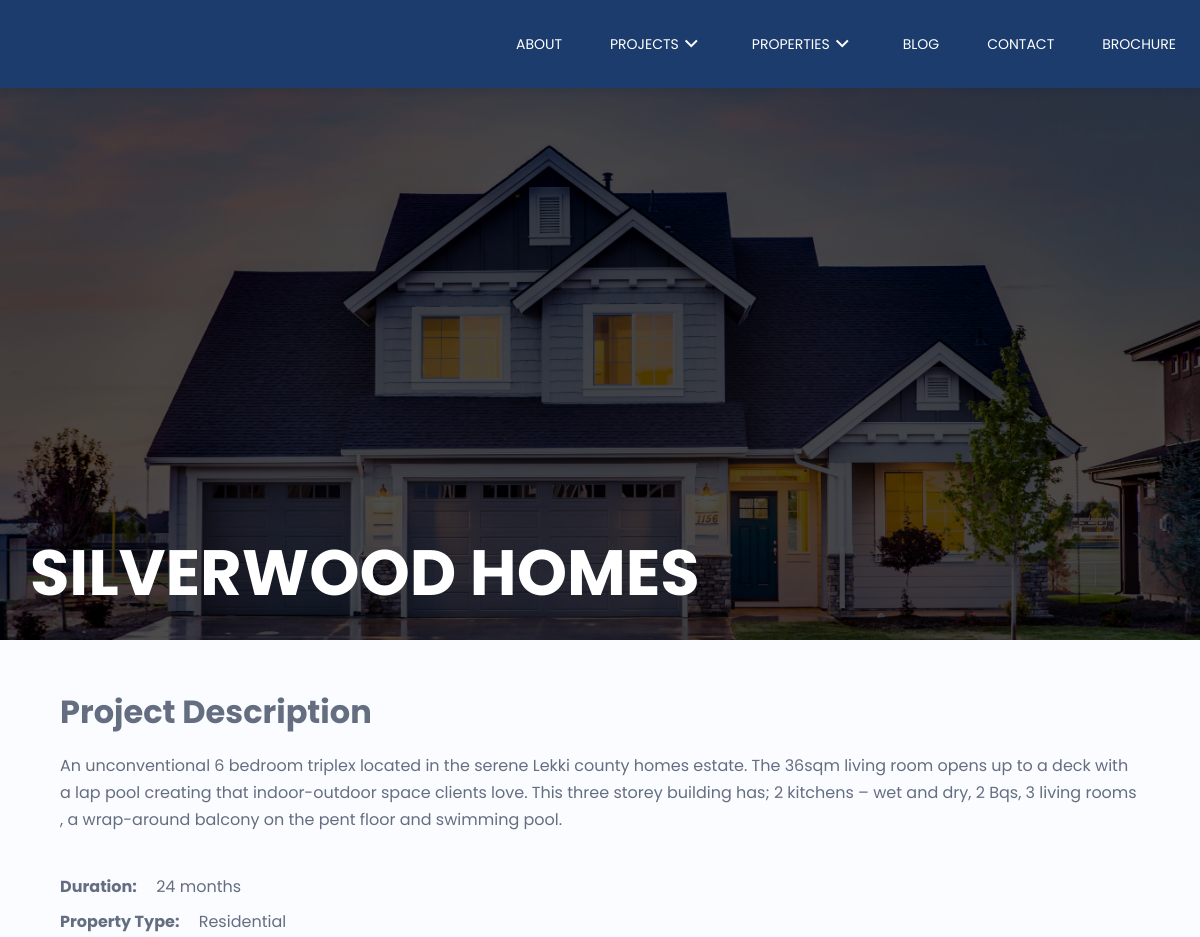
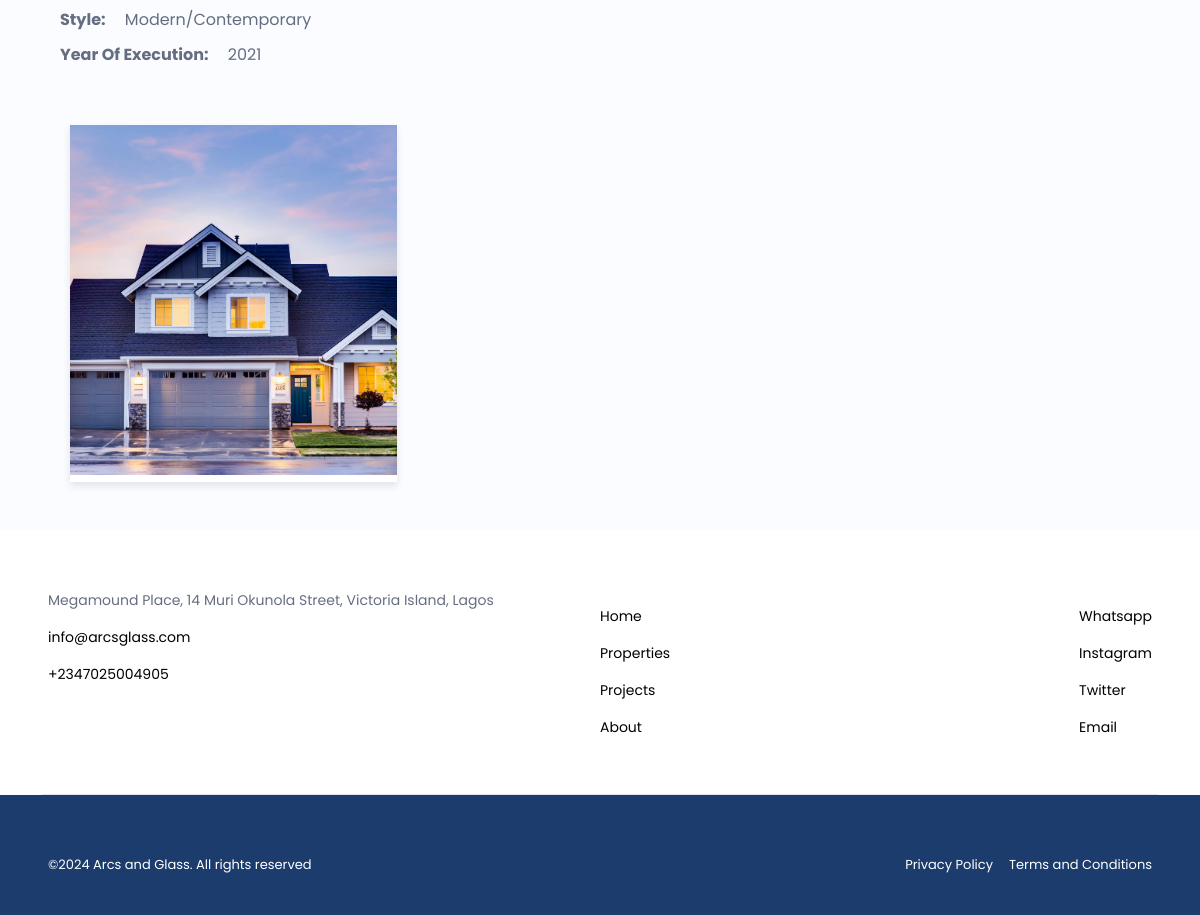
The app's page /project_info/silverwood_homes with its own data (2 pictures, top to bottom).
### app/models.py (models this page shows, shortened)
class Project(models.Model):
    name = models.CharField(max_length=50)
    slug = models.SlugField(unique=True, max_length=255)
    description = models.TextField()
    duration = models.CharField(max_length=20, null=True)
    property_type = models.CharField(max_length=20, null=True)
    style = models.CharField(max_length=50, null=True)
    year_of_execution = models.CharField(max_length=20, null=True)
    created_at = models.DateTimeField(auto_now_add=True, editable=False)

class ProjectImage(models.Model):
    project = models.ForeignKey(Project, on_delete=models.CASCADE, related_name="project_images")
    image = models.ImageField(upload_to="project")

class SiteInfo(models.Model):
    address = models.CharField(max_length=255)
    email = models.EmailField()
    phone_number = models.CharField(max_length=100)
    instagram = models.CharField(max_length=100)
    twitter = models.CharField(max_length=100)
    whatsapp = models.CharField(max_length=100)
    about_us = models.TextField(default="")

### app/views.py (the view)
# urls.py: path('project_info/<str:slug>', views.project_info, name='project_info'),
def project_info(request, slug):
    site_info = SiteInfo.objects.first()
    project = get_object_or_404(Project, slug=slug)
    nav_latest_projects = Project.objects.all().order_by("-created_at")[:3]
    nav_latest_properties = Property.objects.all().order_by("-created_at")[:3]
    return render(
        request,
        "project_info.html",
        context={
            "site_info": site_info,
            "project": project,
            "nav_latest_projects": nav_latest_projects,
            "nav_latest_properties": nav_latest_properties,
        },
    )

### app/templates/project_info.html (shortened to what this page needs)
{% extends 'home_template.html' %}
{% load static %}
{% block head %}
  <link rel="stylesheet" href="{% static './assets/css/lightbox.css' %}" />
  <link rel="stylesheet" href="{% static './assets/css/projects.css' %}" />
  <link href="https://cdn.jsdelivr.net/npm/remixicon@4.3.0/fonts/remixicon.css" rel="stylesheet" />
  <link rel="stylesheet" type="text/css" href="https://cdn.jsdelivr.net/npm/slick-carousel@1.8.1/slick/slick.css" />
  <link rel="stylesheet" type="text/css" href="https://cdn.jsdelivr.net/npm/slick-carousel@1.8.1/slick/slick-theme.css" />
{% endblock %}
{% block content %}
  <section class="project-section">
    <div class="overlay"></div>
    <img src="{{ project.project_images.first.image.url }}" alt="About Us Background" class="background-img" />
    <div class="content">
      <h1 style="text-transform: uppercase;">{{ project.name }}</h1>
    </div>
  </section>
  <div class="project-details">
    <h1>Project Description</h1>
    <p>{{ project.description }}</p>
    <ul style="margin-top: 40px !important;">
      <li>
        <span style="font-weight: bold; display: inline-block; margin-right: 15px; margin-bottom: 10px">Duration:</span> <span style="font-weight: normal;">{{ project.duration }}</span>
      </li>
      <li>
        <span style="font-weight: bold; display: inline-block; margin-right: 15px; margin-bottom: 10px">Property Type:</span> <span style="font-weight: normal">{{ project.property_type }}</span>
      </li>
      <li>
        <span style="font-weight: bold; display: inline-block; margin-right: 15px; margin-bottom: 10px">Style:</span> <span style="font-weight: normal">{{ project.style }}</span>
      </li>
      <li>
        <span style="font-weight: bold; display: inline-block; margin-right: 15px; margin-bottom: 10px">Year Of Execution:</span> <span style="font-weight: normal">{{ project.year_of_execution }}</span>
      </li>
    </ul>
  </div>
  <div class="card-container carousel-item">
    {% for project_image in project.project_images.all %}
      <div class="card">
        <img src="{{ project_image.image.url }}" alt="Card 1 Image" />
      </div>
    {% endfor %}
  </div>
{% endblock %}

### app/templates/home_template.html (shortened to what this page needs)
{% load static %}
<!DOCTYPE html>
<html lang="en">
  <head>
    <link rel="stylesheet" href="{% static './assets/css/nav.css' %}" />
    <link rel="stylesheet" href="{% static './assets/css/footer.css' %}" />
    {% block head %}
    {% endblock %}
    <link rel="stylesheet" href="{% static './assets/css/global.css' %}" />
    <link href="https://cdn.jsdelivr.net/npm/remixicon@4.3.0/fonts/remixicon.css" rel="stylesheet" />
  </head>
  <body>
    {% include 'home_nav.html' with nav_latest_projects=nav_latest_projects nav_latest_properties=nav_latest_properties %}
    {% block content %}
    {% endblock %}
    {% include 'footer.html' with site_info=site_info %}
  </body>
</html>

### app/templates/home_nav.html (shortened to what this page needs)
{% load static %}
{% load custom_tags %}
<header class="header">
  <nav class="nav container">
    <div class="nav__data">
    </div>
    <div class="nav__menu" id="nav-menu">
      <ul class="nav__list">
        <li>
          {% if 'about' in request.path %}
            <a href="{% url 'about' %}" class="nav__link active__link">ABOUT</a>
          {% else %}
            <a href="{% url 'about' %}" class="nav__link">ABOUT</a>
          {% endif %}
        </li>
        <li class="dropdown__item">
          {% if 'projects' in request.path %}
            <a class="nav__link active__link" href="{% url 'projects' %}">PROJECTS <i class="ri-arrow-down-s-line dropdown__arrow"></i></a>
          {% else %}
            <a class="nav__link" href="{% url 'projects' %}">PROJECTS <i class="ri-arrow-down-s-line dropdown__arrow"></i></a>
          {% endif %}
        </li>
        <li class="dropdown__item">
          {% if 'properties' in request.path %}
            <a class="nav__link active__link" href="{% url 'properties' %}">PROPERTIES <i class="ri-arrow-down-s-line dropdown__arrow"></i></a>
          {% else %}
            <a class="nav__link" href="{% url 'properties' %}">PROPERTIES <i class="ri-arrow-down-s-line dropdown__arrow"></i></a>
          {% endif %}
        </li>
        <li>
          {% if 'blog' in request.path %}
            <a class="nav__link active__link" href="{% url 'blog' %}">BLOG</a>
          {% else %}
            <a class="nav__link" href="{% url 'blog' %}">BLOG</a>
          {% endif %}
        </li>
        <li class="dropdown__item">
          {% if 'contact' in request.path %}
            <a class="nav__link active__link" href="{% url 'contact' %}">CONTACT</a>
          {% else %}
            <a class="nav__link" href="{% url 'contact' %}">CONTACT</a>
          {% endif %}
        </li>
        <li class="dropdown__item">
          <a class="nav__link" href="{% static 'assets/doc/brochure.pdf' %}">Brochure</a>
        </li>
      </ul>
    </div>
  </nav>
</header>

### app/templates/footer.html (shortened to what this page needs)
<footer>
    <div class="footer">
      <div class="start">
        <p>
            {{ site_info.address }}
        </p>
        <ul>
          <li>
            <a href="mailto:{{ site_info.email }}">{{ site_info.email }}</a>
          </li>
          <li>
            <a href="tel:{{ site_info.phone_number }}">{{ site_info.phone_number }}</a>
          </li>
        </ul>
      </div>
      <div class="center">
        <ul>
          <li>
            <a href="{% url 'index' %}">Home</a>
          </li>
          <li>
            <a href="{% url 'properties' %}">Properties</a>
          </li>
          <li>
            <a href="{% url 'projects' %}">Projects</a>
          </li>
          <li>
            <a href="{% url 'about' %}">About</a>
          </li>
        </ul>
        <ul>
          <li>
            <a href="{{ site_info.whatsapp }}">Whatsapp</a>
          </li>
          <li>
            <a href="{{ site_info.instagram }}">Instagram</a>
          </li>
          <li>
            <a href="{{ site_info.twitter }}">Twitter</a>
          </li>
          <li>
            <a href="mailto:{{ site_info.email }}">Email</a>
          </li>
        </ul>
      </div>
    </div>
    <div class="footer_last">
      <p>
        &copy;Arcs and Glass. All rights reserved
      </p>
      <ul>
        <li>
          <a href="{% url 'index' %}">Privacy Policy</a>
        </li>
        <li>
          <a href="{% url 'index' %}">Terms and Conditions</a>
        </li>
      </ul>
    </div>
  </footer>

### static/assets/css/nav.css (style rules this page uses)
.nav { height: var(--header-height); }
.nav__data { height: 100%; display: flex; justify-content: space-between; align-items: center; }
.nav__link { color: white; padding: 1.25rem 1.5rem; display: flex; justify-content: space-between; align-items: center; transition: background-color 0.3s; font-size: 14px; text-transform: uppercase; }
.dropdown__arrow { font-size: 1.5rem; font-weight: initial; transition: transform 0.4s; display: none; }
@media screen and (min-width: 1118px) { .nav { height: calc(var(--header-height) + 2rem); display: flex; justify-content: space-between; } }
@media screen and (min-width: 1118px) { .nav__list { display: flex; column-gap: 3rem; height: 100%; } }
@media screen and (min-width: 1118px) { .nav li { display: flex; } }
@media screen and (min-width: 1118px) { .nav__link { padding: 0; } }
@media screen and (min-width: 1118px) { .dropdown__item { cursor: pointer; } }
@media screen and (min-width: 1118px) { .dropdown__arrow { display: block; } }
@media screen and (min-width: 1152px) { .container { margin: 0 4rem; } }

### static/assets/css/footer.css (style rules this page uses)
* { margin: 0; padding: 0; box-sizing: border-box; font-family: 'Poppins'; }
html, body { overflow-x: hidden; }
ul { list-style: none; padding-left: 0 !important; }
a { color: #000; text-decoration: none; }
.footer { display: flex; justify-content: space-between; background-color: #fff; background-image: none; margin-left: 0; margin-right: 0; padding: 60px 4% 40px; position: relative; font-size: 14px; }
.footer .start { width: 50%; }
.footer .center { width: 50%; display: flex; justify-content: space-between; }
.footer ul li { margin: 1rem 0; }
.footer_last { display: flex; justify-content: space-between; padding: 60px 4% 40px; font-size: 13px; background-color: #1b3c6c; color: #fff; }
.footer_last a { color: #fff; }
.footer_last ul { display: flex; gap: 1rem; }

### static/assets/css/projects.css (style rules this page uses)
.project-section { position: relative; width: 100%; height: 80vh; overflow: hidden; }
.background-img { width: 100%; height: 100%; object-fit: cover; }
.project-section .overlay { position: absolute; top: 0; left: 0; width: 100%; height: 100%; opacity: 1; background: rgba(0, 0, 0, 0.7); }
.content { position: absolute; bottom: 20px; left: 30px; z-index: 2; }
.content h1 { color: white; font-size: 4rem; font-weight: bold; }
.card-container { display: grid; grid-template-columns: repeat(3, 1fr); margin: 3rem auto; gap: 20px; width: 90%; max-width: 1200px; }
.card { background-color: #fff; overflow: hidden; position: relative; box-shadow: 0 4px 8px rgba(0, 0, 0, 0.1); transition: transform 0.4s; cursor: pointer; margin: 0 10px; }
.card img { width: 100%; height: 350px; object-fit: cover; }
.overlay { position: absolute; top: 0; left: 0; width: 100%; height: 100%; background-color: #b8742bbd; opacity: 0; transition: opacity 0.4s ease-in-out; }
.project-details { margin: 3rem auto; width: 90%; max-width: 1200px; }
.project-details h1 { margin-bottom: 1rem; }
.project-details p { line-height: 1.7; }

### static/assets/css/global.css (style rules this page uses)
:root { --header-height: 3.5rem; --first-color: hsl(220, 68%, 54%); --first-color-lighten: hsl(220, 68%, 97%); --second-color: #b8742b; --title-color: hsl(220, 48%, 28%); --text-color: hsl(220, 12%, 45%); --body-color: hsl(220, 100%, 99%); --body-font: "Poppins", sans-serif; --normal-font-size: .938rem; --small-font-size: .813rem; --smaller-font-size: .75rem; --font-medium: 500; --font-semi-bold: 600; --z-tooltip: 10; --z-fixed: 100; }
@media screen and (min-width: 1024px) { :root { --normal-font-size: 1rem; --small-font-size: .875rem; --smaller-font-size: .813rem; } }
* { box-sizing: border-box; padding: 0; margin: 0; }
body { font-family: var(--body-font); font-size: var(--normal-font-size); background-color: var(--body-color); color: var(--text-color); }
ul { list-style: none; }
a { text-decoration: none; }
.container { margin-inline: 1.5rem; }
.header { position: fixed; top: 0; left: 0; width: 100%; box-shadow: 0 2px 8px hsla(220, 68%, 12%, 0.1); background-color: #1b3c6c; z-index: 999; }

### records on screen
Project: project_images.first.image (picture), name "SILVERWOOD HOMES", description "An unconventional 6 bedroom triplex located in the serene Lekki county homes estate. The 36sqm living room opens up to a deck with a lap pool creating that indoor-outdoor space clients love. This three storey building has; 2 kitchens – wet and dry, 2 Bqs, 3 living rooms , a wrap-around balcony on the pent floor and swimming pool.", duration "24 months", property_type "Residential", style "Modern/Contemporary", year_of_execution "2021"
ProjectImage: image (picture)
SiteInfo: address "Megamound Place, 14 Muri Okunola Street, Victoria Island, Lagos", email "info@arcsglass.com", phone_number "+2347025004905"
